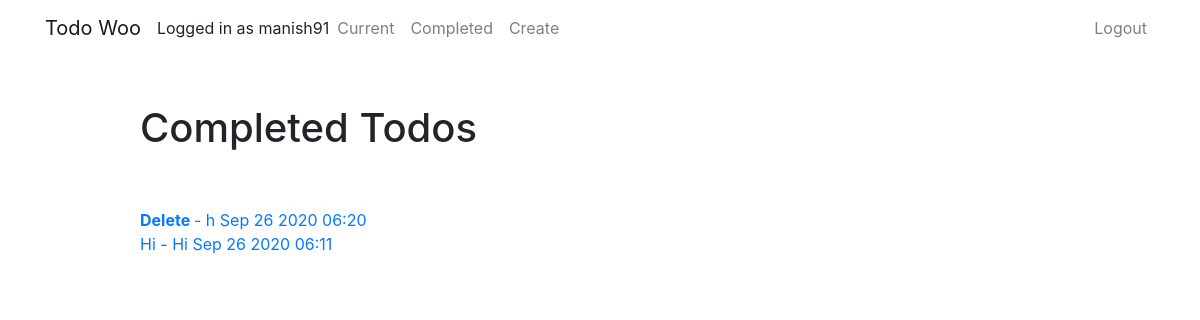
The page /todo/completed/ (signed in) on the database its author committed.
### portfolio/models.py (models this page shows, shortened)
class Todo(models.Model):
    title=models.CharField(max_length=100)
    memo=models.TextField(blank=True)
    created=models.DateTimeField(auto_now_add=True)
    datecompleted=models.DateTimeField(null=True, blank=True)
    important=models.BooleanField(default=False)
    user=models.ForeignKey(User, on_delete=models.CASCADE)

### portfolio/views.py (the view)
# urls.py: path('todo/completed/',views.completedtodos, name='completedtodos'),
@login_required
def completedtodos(request):
    todos=Todo.objects.filter(user=request.user, datecompleted__isnull=False).order_by('-datecompleted')
    return render(request,'portfolio/todo/completedtodos.html',{'todos':todos})

### portfolio/templates/portfolio/todo/completedtodos.html
{% extends 'portfolio/todo/base.html' %}
{% block content %}
<div class="row justify-content-center mt-5">
        <div class="col-md-10">
            <h1>Completed Todos</h1>
        </div>
</div>
<div class="row justify-content-center mt-5">
    <div class="col-md-10">
        <div class="list-group">
              {% for todo in todos %}
                  <a href="{% url 'viewtodo' todo.id %}">
                    {% if todo.important %}<b>{%  endif %}
                    {{ todo.title }}
                    {% if todo.important %}</b>{%  endif %}
                    {% if todo.memo %} - {{ todo.memo }}{% endif %}
                    {{ todo.datecompleted|date:'M j Y H:i' }}
                  </a>
              {% endfor %}
        </div>
    </div>
</div>
{% endblock %}

### portfolio/templates/portfolio/todo/base.html (shortened to what this page needs)
{% load static %}
<!doctype html>
<html lang="en">
<head>
    <link rel="stylesheet" href="https://stackpath.bootstrapcdn.com/bootstrap/4.4.1/css/bootstrap.min.css">
</head>
<body>
<nav class="navbar navbar-expand-md navbar-light">
<div class="container">
    <a class="navbar-brand" href="{% url 'home2' %}">
        <span>Todo Woo</span>
    </a>
    <div class="collapse navbar-collapse" id="navbarNav">
{% if user.is_authenticated %}
    Logged in as {{ user.username }}
    <ul class="navbar-nav mr-auto">
        <li class="nav-item {{ current }}">
          <a class="nav-link" href="{% url 'currenttodos' %}">Current</a>
        </li>
        <li class="nav-item {{ completed }}">
          <a class="nav-link" href="{% url 'completedtodos' %}">Completed</a>
        </li>
        <li class="nav-item {{ create }}">
          <a class="nav-link" href="{% url 'createtodos' %}">Create</a>
        </li>
    </ul>
{% endif %}
<ul class="navbar-nav ml-auto">
            {% if user.is_authenticated %}
                <li class="nav-item">
                    <a href="#" onclick="$('#signOutBtn').click()" class="nav-link">Logout</a>
                </li>
            {% endif %}
        </ul>
      </div>
</div>
</nav>
<div class="container">
{% block content %}{% endblock %}
</div>
</body>
</html>

### rows shown on the page
Todo: title "Delete", memo "h", datecompleted "Sep 26 2020 06:20"
Todo: title "Hi", memo "Hi", datecompleted "Sep 26 2020 06:11"

### other values the page prints
{{ user.username }} "manish91"
